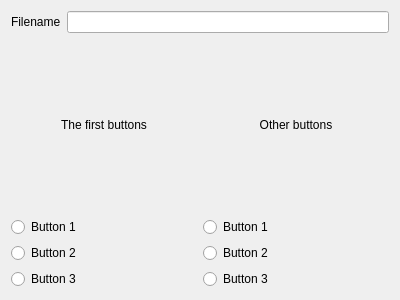
<?xml version="1.0" encoding="UTF-8"?>
<ui version="4.0">
 <class>Form</class>
 <widget class="QWidget" name="Form">
  <property name="geometry">
   <rect>
    <x>0</x>
    <y>0</y>
    <width>400</width>
    <height>300</height>
   </rect>
  </property>
  <property name="windowTitle">
   <string>Form</string>
  </property>
  <layout class="QGridLayout" name="gridLayout">
   <item row="1" column="0">
    <layout class="QVBoxLayout" name="verticalLayout">
     <item>
      <widget class="QLabel" name="label_2">
       <property name="text">
        <string>The first buttons</string>
       </property>
       <property name="alignment">
        <set>Qt::AlignCenter</set>
       </property>
      </widget>
     </item>
     <item>
      <widget class="QRadioButton" name="radioButton">
       <property name="text">
        <string>Button 1</string>
       </property>
      </widget>
     </item>
     <item>
      <widget class="QRadioButton" name="radioButton_2">
       <property name="text">
        <string>Button 2</string>
       </property>
      </widget>
     </item>
     <item>
      <widget class="QRadioButton" name="radioButton_3">
       <property name="text">
        <string>Button 3</string>
       </property>
      </widget>
     </item>
    </layout>
   </item>
   <item row="1" column="1">
    <layout class="QVBoxLayout" name="verticalLayout_2">
     <item>
      <widget class="QLabel" name="label_3">
       <property name="text">
        <string>Other buttons</string>
       </property>
       <property name="alignment">
        <set>Qt::AlignCenter</set>
       </property>
      </widget>
     </item>
     <item>
      <widget class="QRadioButton" name="radioButton_4">
       <property name="text">
        <string>Button 1</string>
       </property>
      </widget>
     </item>
     <item>
      <widget class="QRadioButton" name="radioButton_5">
       <property name="text">
        <string>Button 2</string>
       </property>
      </widget>
     </item>
     <item>
      <widget class="QRadioButton" name="radioButton_6">
       <property name="text">
        <string>Button 3</string>
       </property>
      </widget>
     </item>
    </layout>
   </item>
   <item row="0" column="0" colspan="2">
    <layout class="QHBoxLayout" name="horizontalLayout">
     <item>
      <widget class="QLabel" name="label">
       <property name="text">
        <string>Filename</string>
       </property>
      </widget>
     </item>
     <item>
      <widget class="QLineEdit" name="lineEdit"/>
     </item>
    </layout>
   </item>
  </layout>
 </widget>
 <resources/>
 <connections/>
</ui>
